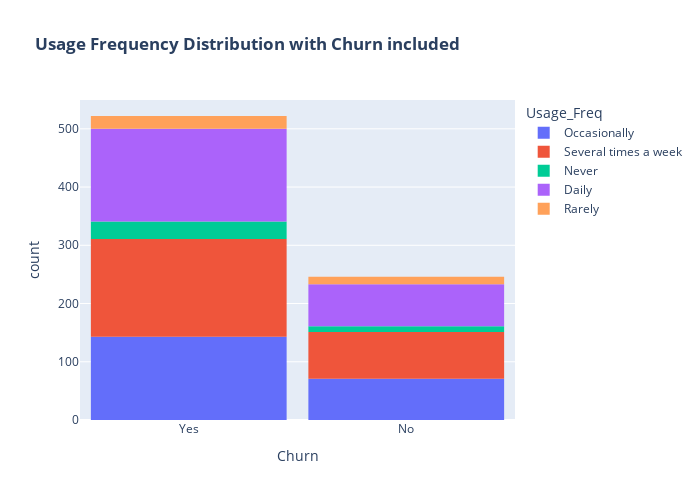

Write notebook code for a chart like this one.
### Code cell
fig = px.histogram(data, x="Churn", color="Usage_Freq", title="<b>Usage Frequency Distribution with Churn included </b>")
fig.update_layout(width=700, height=500, bargap=0.1)
fig.show()

### Figure 1 — Plotly figure (JSON) as saved in the notebook; plotly's stock layout.template omitted (floating-point values rounded to 4 significant figures; data arrays with more than 128 entries replaced by an {"elided": "..."} marker saying what was removed)
{"data": [{"alignmentgroup": "True", "bingroup": "x", "hovertemplate": "Usage_Freq=Occasionally<br>Churn=%{x}<br>count=%{y}<extra></extra>", "legendgroup": "Occasionally", "marker": {"color": "#636efa", "pattern": {"shape": ""}}, "name": "Occasionally", "offsetgroup": "Occasionally", "orientation": "v", "showlegend": true, "type": "histogram", "x": {"elided": "214 str values"}, "xaxis": "x", "yaxis": "y"}, {"alignmentgroup": "True", "bingroup": "x", "hovertemplate": "Usage_Freq=Several times a week<br>Churn=%{x}<br>count=%{y}<extra></extra>", "legendgroup": "Several times a week", "marker": {"color": "#EF553B", "pattern": {"shape": ""}}, "name": "Several times a week", "offsetgroup": "Several times a week", "orientation": "v", "showlegend": true, "type": "histogram", "x": {"elided": "248 str values"}, "xaxis": "x", "yaxis": "y"}, {"alignmentgroup": "True", "bingroup": "x", "hovertemplate": "Usage_Freq=Never<br>Churn=%{x}<br>count=%{y}<extra></extra>", "legendgroup": "Never", "marker": {"color": "#00cc96", "pattern": {"shape": ""}}, "name": "Never", "offsetgroup": "Never", "orientation": "v", "showlegend": true, "type": "histogram", "x": ["Yes", "Yes", "Yes", "Yes", "Yes", "No", "Yes", "No", "Yes", "Yes", "Yes", "Yes", "Yes", "No", "No", "No", "No", "Yes", "Yes", "No", "Yes", "Yes", "No", "Yes", "Yes", "Yes", "Yes", "Yes", "Yes", "Yes", "No", "Yes", "Yes", "Yes", "Yes", "No", "Yes", "Yes", "Yes", "Yes"], "xaxis": "x", "yaxis": "y"}, {"alignmentgroup": "True", "bingroup": "x", "hovertemplate": "Usage_Freq=Daily<br>Churn=%{x}<br>count=%{y}<extra></extra>", "legendgroup": "Daily", "marker": {"color": "#ab63fa", "pattern": {"shape": ""}}, "name": "Daily", "offsetgroup": "Daily", "orientation": "v", "showlegend": true, "type": "histogram", "x": {"elided": "231 str values"}, "xaxis": "x", "yaxis": "y"}, {"alignmentgroup": "True", "bingroup": "x", "hovertemplate": "Usage_Freq=Rarely<br>Churn=%{x}<br>count=%{y}<extra></extra>", "legendgroup": "Rarely", "marker": {"color": "#FFA15A", "pattern": {"shape": ""}}, "name": "Rarely", "offsetgroup": "Rarely", "orientation": "v", "showlegend": true, "type": "histogram", "x": ["Yes", "Yes", "Yes", "Yes", "No", "No", "Yes", "No", "No", "Yes", "Yes", "No", "No", "Yes", "No", "No", "Yes", "Yes", "Yes", "No", "Yes", "Yes", "No", "Yes", "Yes", "Yes", "Yes", "Yes", "Yes", "No", "Yes", "Yes", "No", "No", "Yes"], "xaxis": "x", "yaxis": "y"}], "layout": {"bargap": 0.1, "barmode": "relative", "height": 500, "legend": {"title": {"text": "Usage_Freq"}, "tracegroupgap": 0}, "title": {"text": "<b>Usage Frequency Distribution with Churn included </b>"}, "width": 700, "xaxis": {"anchor": "y", "domain": [0, 1], "title": {"text": "Churn"}}, "yaxis": {"anchor": "x", "domain": [0, 1], "title": {"text": "count"}}}}
